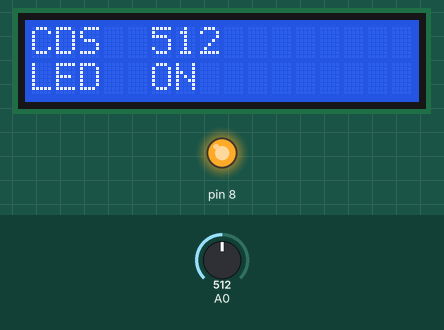
Recording of a sketch running on a simulated Arduino Uno, built with avr-gcc and run on an emulated ATmega328P. Shown: 16×2 character LCD, output pins drawn as LEDs (lit = HIGH). Inputs (shaded band) come from the test bench; at power-on: A0 = 512.

Above: at 1.2 s.
1.3 s: A0 set to 531
At 1.9 s:
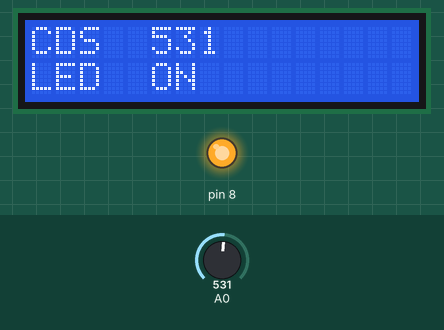
4.3 s: A0 set to 564
At 5.0 s:
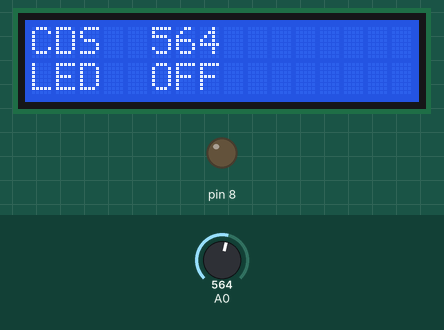
7.1 s: A0 set to 540
At 7.5 s:
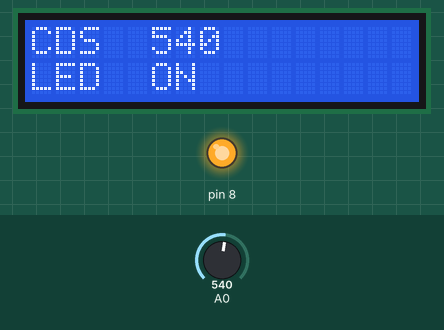
Timing chart, 0 to 10.1 s (numbered marks = the images above; inputs shaded):
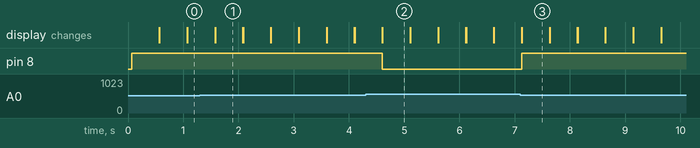

Measured:
- the behaviour switches between 549 and 550 on A0 (found by bisection; images 1 and 2)
- after the input at 1.3 s, the display: first differs from a run without the input after 0.28 s (image 1)
- after the input at 4.3 s, pin 8: HIGH → LOW after 0.30 s; the display: first differs from a run without the input after 0.31 s (image 2)
- after the input at 7.1 s, pin 8: LOW → HIGH at once; the display: first differs from a run without the input at once (image 3)
- what the display in image 1 shows lasts 0.5 s, from 1.6 s to 2.1 s

The sketch:

sketch_sep12b.ino
```cpp
#include <LiquidCrystal.h>

//LCD 객체
LiquidCrystal lcd(12, 11, 5, 4, 3, 2);

void setup( )
{
  pinMode(8, OUTPUT);

  //LCD의 열수와 행수를 설정
  lcd.begin(16, 2);


}

void loop( )
{
  int val = analogRead(A0);
  lcd.print("CDS");
  lcd.setCursor(0, 1);
  lcd.print("LED");
  Serial.println(val);
  lcd.setCursor(5, 0);
  lcd.print(val);

  if (val < 550)
  {
    digitalWrite(8, HIGH);
    lcd.setCursor(5,1);
    lcd.print("ON");
  }
  else
  {
    digitalWrite(8, LOW);
    lcd.setCursor(5,1);
    lcd.print("OFF");
  }
  delay(500);
  lcd.clear();
}
```
